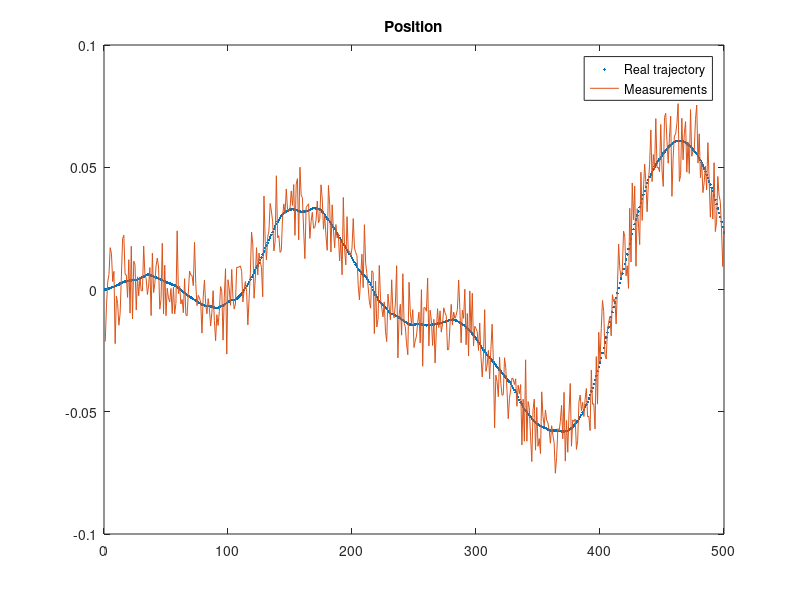

Here is the MATLAB script that generated this plot: (Note: this script raises an error after producing the figure.)
% Modified by Hoa V. Nguyen to demonstrate the Unscented Kalman Filter in a simple
% example: tracking a pendulum trajectories through its alpha corner value
% Date: October 1st 2016
function ukf_example
% Stepsize
dt = 0.01;

% Process noise variance
q = 0.1;

% Discretization of the continous-time system.
Q = q^2 * [dt^3/3 dt^2/2;
           dt^2/2 dt  ];
% Variance in the measurements.
r1 = 0.01;
R = r1^2;
% State function
g= 9.8;
f=@(x)[x(1)+ x(2)*dt;x(2)-g*sin(x(1)) * dt];
h=@(x)[sin(x(1))];

% Generate the data.
N = 500;
x = 1:N;
X_r = zeros(size(Q,1),N);
Q_r = mvnrnd(zeros(1,size(Q,1)),Q,N)';
R_r = mvnrnd(zeros(1,size(R,1)),R,N)';
for i = 2:N
   X_r(:,i) = feval(f,X_r(:,i-1)) + Q_r(:,i);
end
% Generate the measurements.
for i = 1:N
   Z_r(:,i) = feval(h,X_r(:,i)) + R_r(:,i);
end
clf; clc;
disp(' ');
fprintf('Filtering with KF...');
fprintf('Press any key to see the result');

plot(x,X_r(1,:),'.',x,Z_r);
legend('Real trajectory', 'Measurements');
title('Position');
pause 
% Initial guesses for the state mean and covariance.
nx= size(Q,1);
nz = size(R,1);
m = zeros(nx,1);
P = q*eye(nx);  
kappa = 3 - nx;
W=[kappa/(kappa+nx) 0.5/(kappa+nx)+zeros(1,2*nx)]; 
c= sqrt(kappa + nx);

%% Space for the estimates.
MM = zeros(nx, N);
PP = zeros(nx, nx, N);

for i = 1:size(Z_r,2)
   % Filtering steps.
   X=sigma_points(m,P,c);
   [m_hat,X_hat,P_hat,X_dev]=ut(f,X,W,nx,Q);
   % Update steps.
   [z_hat,Z_hat,P_zz,Z_dev]=ut(h,X_hat,W,nz,R);
   P_xz = X_dev *  diag(W) * Z_dev';
   S = R + P_zz;
   K = P_xz / S;
   m = m_hat + K *(Z_r(:,i) - z_hat);
   P = P_hat -  P_xz * K';
   MM(:,i) = m;
   PP(:,:,i) = P;
end
plot(x,X_r(1,:),'.',x,MM(1,:));
legend('Real trajectory', 'Filtered');
title('Position estimation with Unscented Kalman filter.');
xlabel('x');
ylabel('y');

end